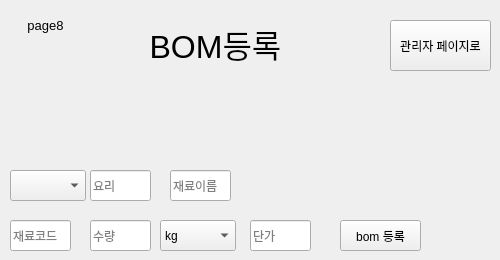
   <widget class="QWidget" name="page_9">
    <widget class="QLabel" name="page8">
     <property name="geometry">
      <rect>
       <x>10</x>
       <y>10</y>
       <width>71</width>
       <height>31</height>
      </rect>
     </property>
     <property name="text">
      <string>&lt;html&gt;&lt;head/&gt;&lt;body&gt;&lt;p align=&quot;center&quot;&gt;&lt;span style=&quot; font-size:10pt;&quot;&gt;page8&lt;/span&gt;&lt;/p&gt;&lt;/body&gt;&lt;/html&gt;</string>
     </property>
    </widget>
    <widget class="QLabel" name="qna_manage_labe_2">
     <property name="geometry">
      <rect>
       <x>100</x>
       <y>20</y>
       <width>231</width>
       <height>41</height>
      </rect>
     </property>
     <property name="text">
      <string>&lt;html&gt;&lt;head/&gt;&lt;body&gt;&lt;p align=&quot;center&quot;&gt;&lt;span style=&quot; font-size:24pt;&quot;&gt;BOM등록&lt;/span&gt;&lt;/p&gt;&lt;/body&gt;&lt;/html&gt;</string>
     </property>
    </widget>
    <widget class="QLineEdit" name="menuname_lineEdit">
     <property name="geometry">
      <rect>
       <x>90</x>
       <y>170</y>
       <width>61</width>
       <height>31</height>
      </rect>
     </property>
     <property name="text">
      <string/>
     </property>
     <property name="placeholderText">
      <string>요리</string>
     </property>
    </widget>
    <widget class="QLineEdit" name="ingredient_lineEdit">
     <property name="geometry">
      <rect>
       <x>170</x>
       <y>170</y>
       <width>61</width>
       <height>31</height>
      </rect>
     </property>
     <property name="text">
      <string/>
     </property>
     <property name="placeholderText">
      <string>재료이름</string>
     </property>
    </widget>
    <widget class="QLineEdit" name="ingre_code_lineEdit">
     <property name="geometry">
      <rect>
       <x>10</x>
       <y>220</y>
       <width>61</width>
       <height>31</height>
      </rect>
     </property>
     <property name="text">
      <string/>
     </property>
     <property name="placeholderText">
      <string>재료코드</string>
     </property>
    </widget>
    <widget class="QLineEdit" name="quantity_lineEdit">
     <property name="geometry">
      <rect>
       <x>90</x>
       <y>220</y>
       <width>61</width>
       <height>31</height>
      </rect>
     </property>
     <property name="text">
      <string/>
     </property>
     <property name="placeholderText">
      <string>수량</string>
     </property>
    </widget>
    <widget class="QLineEdit" name="price_lineEdit">
     <property name="geometry">
      <rect>
       <x>250</x>
       <y>220</y>
       <width>61</width>
       <height>31</height>
      </rect>
     </property>
     <property name="text">
      <string/>
     </property>
     <property name="placeholderText">
      <string>단가</string>
     </property>
    </widget>
    <widget class="QPushButton" name="insert_btn">
     <property name="geometry">
      <rect>
       <x>340</x>
       <y>220</y>
       <width>81</width>
       <height>31</height>
      </rect>
     </property>
     <property name="text">
      <string>bom 등록</string>
     </property>
    </widget>
    <widget class="QPushButton" name="admin_page_btn_8">
     <property name="geometry">
      <rect>
       <x>390</x>
       <y>20</y>
       <width>101</width>
       <height>51</height>
      </rect>
     </property>
     <property name="text">
      <string>관리자 페이지로</string>
     </property>
    </widget>
    <widget class="QComboBox" name="unit_comboBox">
     <property name="geometry">
      <rect>
       <x>160</x>
       <y>220</y>
       <width>76</width>
       <height>31</height>
      </rect>
     </property>
     <item>
      <property name="text">
       <string>kg</string>
      </property>
     </item>
     <item>
      <property name="text">
       <string>g</string>
      </property>
     </item>
     <item>
      <property name="text">
       <string>ml</string>
      </property>
     </item>
     <item>
      <property name="text">
       <string>팩</string>
      </property>
     </item>
    </widget>
    <widget class="QComboBox" name="add_code_comboBox">
     <property name="geometry">
      <rect>
       <x>10</x>
       <y>170</y>
       <width>76</width>
       <height>31</height>
      </rect>
     </property>
    </widget>
   </widget>
